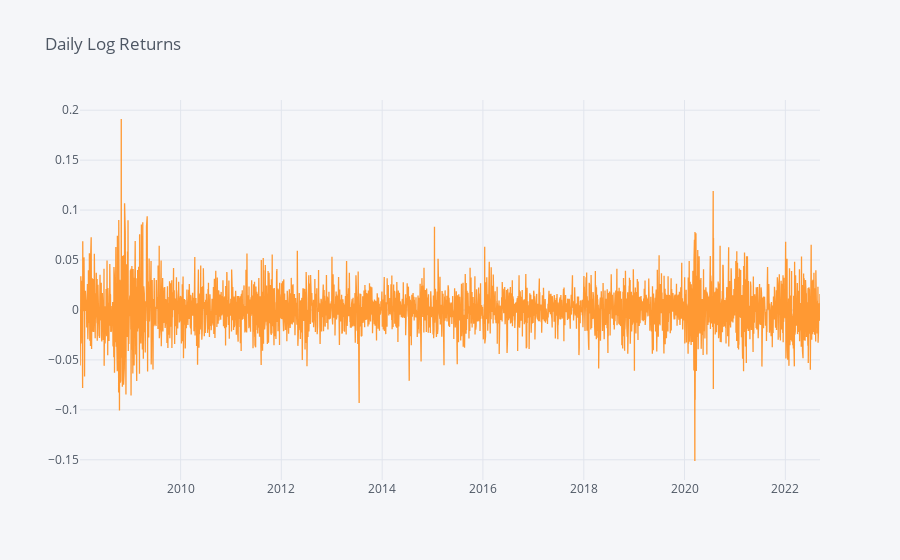

The cell this chart's notebook holds for it:
### Markdown cell above
## Log-Return: SPY

### Code cell
# Plot Returns
daily_returns.iplot(title='Daily Log Returns')

### Figure 1 — Plotly figure (JSON) as saved in the notebook; plotly's stock layout.template omitted (floating-point values rounded to 4 significant figures; data arrays with more than 128 entries replaced by an {"elided": "..."} marker saying what was removed)
{"data": [{"line": {"color": "rgba(255, 153, 51, 1.0)", "dash": "solid", "shape": "linear", "width": 1.3}, "mode": "lines", "name": "Close", "text": "", "x": {"elided": "3698 str values"}, "y": {"elided": "3698 float values"}, "type": "scatter"}], "layout": {"legend": {"bgcolor": "#F5F6F9", "font": {"color": "#4D5663"}}, "paper_bgcolor": "#F5F6F9", "plot_bgcolor": "#F5F6F9", "title": {"font": {"color": "#4D5663"}, "text": "Daily Log Returns"}, "xaxis": {"gridcolor": "#E1E5ED", "showgrid": true, "tickfont": {"color": "#4D5663"}, "title": {"font": {"color": "#4D5663"}, "text": ""}, "zerolinecolor": "#E1E5ED"}, "yaxis": {"gridcolor": "#E1E5ED", "showgrid": true, "tickfont": {"color": "#4D5663"}, "title": {"font": {"color": "#4D5663"}, "text": ""}, "zerolinecolor": "#E1E5ED"}}}
